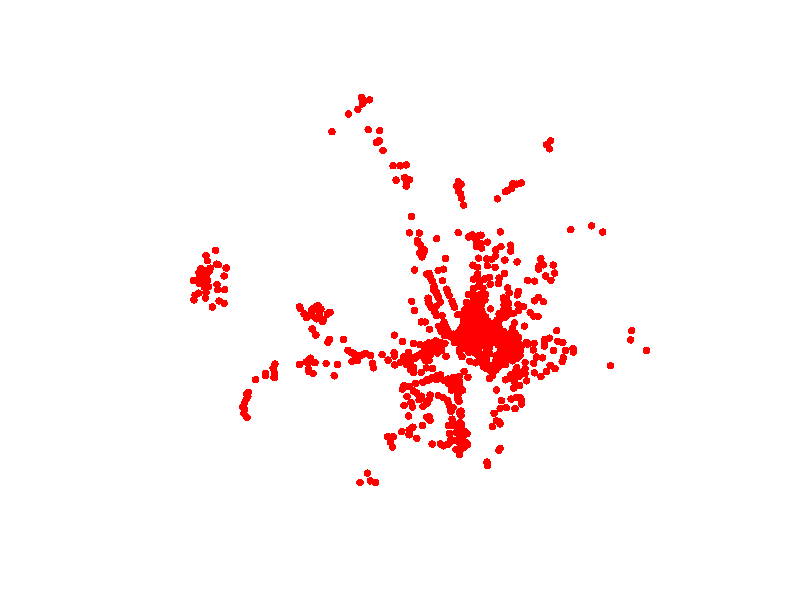

Reproduce this figure in R.
library(sf)

data = read.csv("2023-station-coordinates.csv", as.is=T)

points = st_as_sf(data, coords = c("LONGITUDE", "LATITUDE"), crs = 4326)

plot(st_geometry(points), pch=16, col="red")
